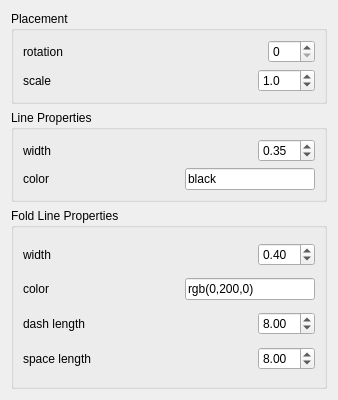
<?xml version="1.0" encoding="UTF-8"?>
<ui version="4.0">
 <class>Form</class>
 <widget class="QWidget" name="Form">
  <property name="geometry">
   <rect>
    <x>0</x>
    <y>0</y>
    <width>338</width>
    <height>400</height>
   </rect>
  </property>
  <property name="windowTitle">
   <string>Unfold faces</string>
  </property>
  <layout class="QVBoxLayout" name="verticalLayout">
   <item>
    <widget class="QGroupBox" name="groupBox">
     <property name="sizePolicy">
      <sizepolicy hsizetype="Preferred" vsizetype="Preferred">
       <horstretch>0</horstretch>
       <verstretch>1</verstretch>
      </sizepolicy>
     </property>
     <property name="title">
      <string>Placement</string>
     </property>
     <layout class="QVBoxLayout" name="verticalLayout_4">
      <item>
       <layout class="QHBoxLayout" name="horizontalLayout">
        <item>
         <widget class="QLabel" name="label_2">
          <property name="text">
           <string>rotation</string>
          </property>
         </widget>
        </item>
        <item>
         <spacer name="horizontalSpacer">
          <property name="orientation">
           <enum>Qt::Horizontal</enum>
          </property>
          <property name="sizeHint" stdset="0">
           <size>
            <width>40</width>
            <height>20</height>
           </size>
          </property>
         </spacer>
        </item>
        <item>
         <widget class="QDoubleSpinBox" name="doubleSpinBox_rotation">
          <property name="decimals">
           <number>0</number>
          </property>
          <property name="maximum">
           <double>360.000000000000000</double>
          </property>
          <property name="singleStep">
           <double>90.000000000000000</double>
          </property>
         </widget>
        </item>
       </layout>
      </item>
      <item>
       <layout class="QHBoxLayout" name="horizontalLayout_4">
        <item>
         <widget class="QLabel" name="label">
          <property name="text">
           <string>scale</string>
          </property>
         </widget>
        </item>
        <item>
         <spacer name="horizontalSpacer_7">
          <property name="orientation">
           <enum>Qt::Horizontal</enum>
          </property>
          <property name="sizeHint" stdset="0">
           <size>
            <width>40</width>
            <height>20</height>
           </size>
          </property>
         </spacer>
        </item>
        <item>
         <widget class="QDoubleSpinBox" name="doubleSpinBox_scale">
          <property name="decimals">
           <number>1</number>
          </property>
          <property name="minimum">
           <double>0.100000000000000</double>
          </property>
          <property name="singleStep">
           <double>0.500000000000000</double>
          </property>
          <property name="value">
           <double>1.000000000000000</double>
          </property>
         </widget>
        </item>
       </layout>
      </item>
     </layout>
    </widget>
   </item>
   <item>
    <widget class="QGroupBox" name="groupBox_2">
     <property name="sizePolicy">
      <sizepolicy hsizetype="Preferred" vsizetype="Preferred">
       <horstretch>0</horstretch>
       <verstretch>1</verstretch>
      </sizepolicy>
     </property>
     <property name="title">
      <string>Line Properties</string>
     </property>
     <layout class="QVBoxLayout" name="verticalLayout_3">
      <item>
       <layout class="QHBoxLayout" name="horizontalLayout_2">
        <property name="sizeConstraint">
         <enum>QLayout::SetDefaultConstraint</enum>
        </property>
        <item>
         <widget class="QLabel" name="label_3">
          <property name="text">
           <string>width</string>
          </property>
         </widget>
        </item>
        <item>
         <spacer name="horizontalSpacer_6">
          <property name="orientation">
           <enum>Qt::Horizontal</enum>
          </property>
          <property name="sizeHint" stdset="0">
           <size>
            <width>40</width>
            <height>20</height>
           </size>
          </property>
         </spacer>
        </item>
        <item>
         <widget class="QDoubleSpinBox" name="doubleSpinBox_lineWidth">
          <property name="minimum">
           <double>0.100000000000000</double>
          </property>
          <property name="singleStep">
           <double>0.100000000000000</double>
          </property>
          <property name="value">
           <double>0.350000000000000</double>
          </property>
         </widget>
        </item>
       </layout>
      </item>
      <item>
       <layout class="QHBoxLayout" name="horizontalLayout_7">
        <item>
         <widget class="QLabel" name="label_4">
          <property name="text">
           <string>color</string>
          </property>
         </widget>
        </item>
        <item>
         <spacer name="horizontalSpacer_2">
          <property name="orientation">
           <enum>Qt::Horizontal</enum>
          </property>
          <property name="sizeHint" stdset="0">
           <size>
            <width>40</width>
            <height>20</height>
           </size>
          </property>
         </spacer>
        </item>
        <item>
         <widget class="QLineEdit" name="lineEdit_lineColor">
          <property name="text">
           <string>black</string>
          </property>
         </widget>
        </item>
       </layout>
      </item>
     </layout>
    </widget>
   </item>
   <item>
    <widget class="QGroupBox" name="groupBox_3">
     <property name="sizePolicy">
      <sizepolicy hsizetype="Preferred" vsizetype="Preferred">
       <horstretch>0</horstretch>
       <verstretch>2</verstretch>
      </sizepolicy>
     </property>
     <property name="title">
      <string>Fold Line Properties</string>
     </property>
     <layout class="QVBoxLayout" name="verticalLayout_2">
      <item>
       <layout class="QHBoxLayout" name="horizontalLayout_3">
        <item>
         <widget class="QLabel" name="label_5">
          <property name="text">
           <string>width</string>
          </property>
         </widget>
        </item>
        <item>
         <spacer name="horizontalSpacer_5">
          <property name="orientation">
           <enum>Qt::Horizontal</enum>
          </property>
          <property name="sizeHint" stdset="0">
           <size>
            <width>40</width>
            <height>20</height>
           </size>
          </property>
         </spacer>
        </item>
        <item>
         <widget class="QDoubleSpinBox" name="doubleSpinBox_foldWidth">
          <property name="minimum">
           <double>0.100000000000000</double>
          </property>
          <property name="singleStep">
           <double>0.100000000000000</double>
          </property>
          <property name="value">
           <double>0.400000000000000</double>
          </property>
         </widget>
        </item>
       </layout>
      </item>
      <item>
       <layout class="QHBoxLayout" name="horizontalLayout_5">
        <item>
         <widget class="QLabel" name="label_6">
          <property name="text">
           <string>color</string>
          </property>
         </widget>
        </item>
        <item>
         <spacer name="horizontalSpacer_3">
          <property name="orientation">
           <enum>Qt::Horizontal</enum>
          </property>
          <property name="sizeHint" stdset="0">
           <size>
            <width>40</width>
            <height>20</height>
           </size>
          </property>
         </spacer>
        </item>
        <item>
         <widget class="QLineEdit" name="lineEdit_foldColor">
          <property name="text">
           <string>rgb(0,200,0)</string>
          </property>
         </widget>
        </item>
       </layout>
      </item>
      <item>
       <layout class="QHBoxLayout" name="horizontalLayout_6">
        <item>
         <widget class="QLabel" name="label_8">
          <property name="text">
           <string>dash length</string>
          </property>
         </widget>
        </item>
        <item>
         <spacer name="horizontalSpacer_4">
          <property name="orientation">
           <enum>Qt::Horizontal</enum>
          </property>
          <property name="sizeHint" stdset="0">
           <size>
            <width>40</width>
            <height>20</height>
           </size>
          </property>
         </spacer>
        </item>
        <item>
         <widget class="QDoubleSpinBox" name="doubleSpinBox_foldDash">
          <property name="value">
           <double>8.000000000000000</double>
          </property>
         </widget>
        </item>
       </layout>
      </item>
      <item>
       <layout class="QHBoxLayout" name="horizontalLayout_8">
        <item>
         <widget class="QLabel" name="label_7">
          <property name="text">
           <string>space length</string>
          </property>
         </widget>
        </item>
        <item>
         <spacer name="horizontalSpacer_8">
          <property name="orientation">
           <enum>Qt::Horizontal</enum>
          </property>
          <property name="sizeHint" stdset="0">
           <size>
            <width>40</width>
            <height>20</height>
           </size>
          </property>
         </spacer>
        </item>
        <item>
         <widget class="QDoubleSpinBox" name="doubleSpinBox_foldGap">
          <property name="value">
           <double>8.000000000000000</double>
          </property>
         </widget>
        </item>
       </layout>
      </item>
     </layout>
    </widget>
   </item>
  </layout>
 </widget>
 <resources/>
 <connections/>
</ui>
